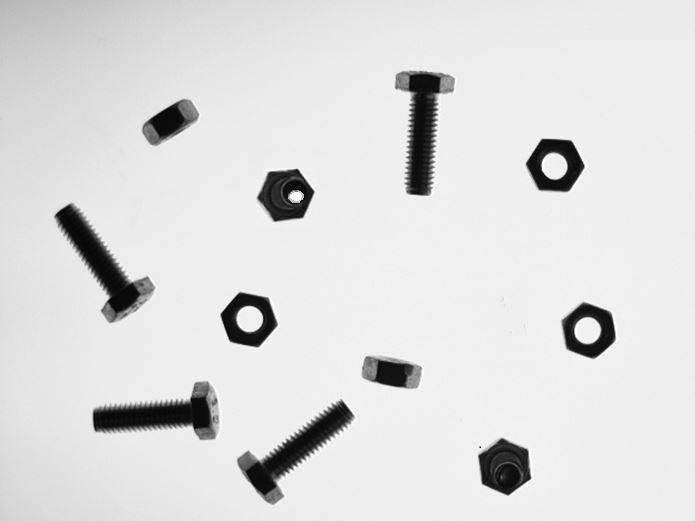
#> input picture bouten_moeren2.jpg, 695 x 521 px
$ python BoutenEnMoeren.py
#> lines starting #> are read from the running program, lines starting #| are printed output that depends on the picture; after the words box and inside, x2 and y2 are one past the last pixel; in counts of white or black regions, pixels touching at a corner belong together
import numpy as np
import cv2
import math

img = cv2.imread('./bouten_moeren2.jpg')
#> img is the input picture: shape (521, 695, 3); min 0, max 255, mean 220
gray = cv2.cvtColor(img, cv2.COLOR_BGR2GRAY)
grayBlur = cv2.GaussianBlur(gray, (25,25), 0)
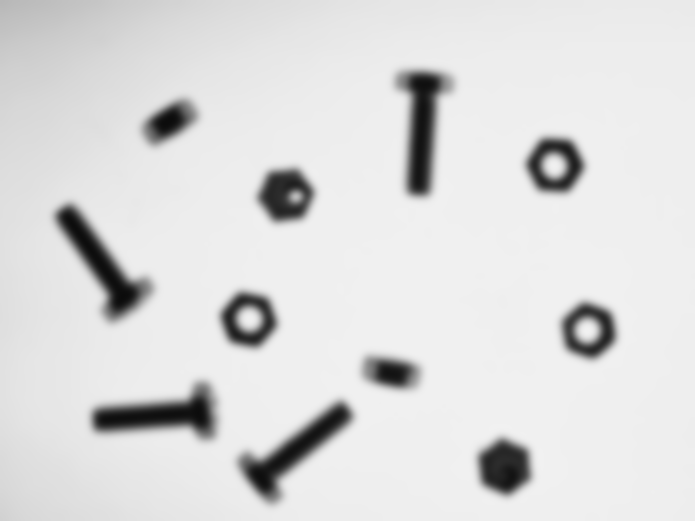
#> grayBlur: shape (521, 695); min 11, max 241, mean 220
ret,th=cv2.threshold(grayBlur, 180, 255, cv2.THRESH_BINARY_INV)
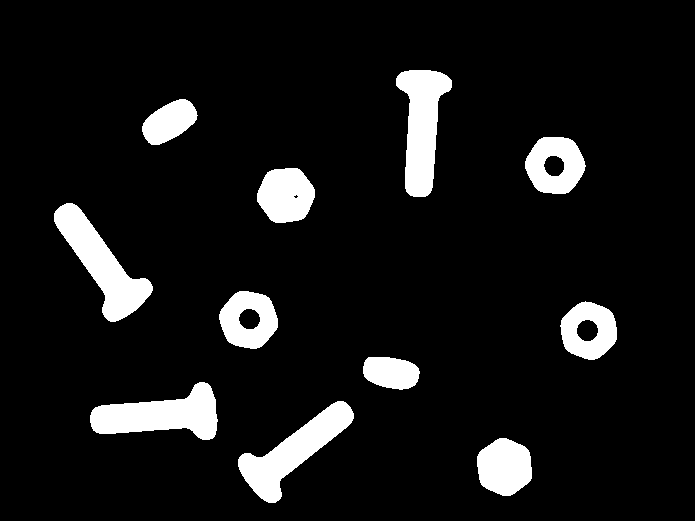
#> th: shape (521, 695); 8.8% white; 11 white regions
contours, hierarchy = cv2.findContours(th, cv2.RETR_TREE, cv2.CHAIN_APPROX_SIMPLE)
#> contours = 15 contours, 1 with area under 20; largest, box (x1, y1, x2, y2) and area: (54, 203, 153, 322) 4148, (90, 382, 218, 440) 4056, (238, 401, 354, 503) 3987, (396, 70, 452, 197) 3942, (525, 137, 586, 194) 2616

thresholdRedelijkRond = 0.5
thresholdErgRond = 0.8
thresholdTeRond = 0.90

thresholdGroteGaten = 50

hierarchy = hierarchy[0]
for cnr in range(len(contours)):
    cnt = contours[cnr]
    area = cv2.contourArea(cnt)
    # teken alleen contouren met een oppervlakte groter dan 100
    if area > 100:
        #bereken de cirkel factor
        perimeter = cv2.arcLength(cnt, True)
        factor = 4 * math.pi * area / perimeter ** 2
        #kijk of er nog meer contouren binnen dit contour vallen (parent-child hierarchy)
        holes = 0
        child = hierarchy[cnr][2]
        while child >= 0:
            holes += cv2.contourArea(contours[child])
            child = hierarchy[child][0]
        #klassificeer de bouten en moeren
        if factor > thresholdTeRond:#binnenste cirkel van liggende moer (veel te rond)
            continue
        elif factor < thresholdRedelijkRond and holes < thresholdGroteGaten: #liggende bout (niet rond, zonder gaten)
            cv2.drawContours(img, [cnt], -1, (0,255,255), 3)
        elif factor > thresholdErgRond and holes < thresholdGroteGaten: #staande bout (erg rond, met weinig gaten)
            cv2.drawContours(img, [cnt], -1, (100,200,0), 3)
        elif factor > thresholdRedelijkRond and holes > thresholdGroteGaten:#liggende moer(redelijk rond, met veel gaten)
            cv2.drawContours(img, [cnt], -1, (255,0,0), 3)
        elif factor > thresholdRedelijkRond and holes < thresholdGroteGaten:#staande moer(redelijk rond, zonder gaten)
            cv2.drawContours(img, [cnt], -1, (255,0,250), 3)
        print("Area: " + str(area) + " Factor: " + str(factor) + "Holes: " + str(holes))
#> this loop made 15 passes
#> (area, perimeter, factor) on passes 1, 2, 3, 4, 5, 6, 7, 8, 9, 10, 12, 13: (2398, 185.7, 0.874), (3987, 345.6, 0.42), (4055.5, 341.9, 0.436), (1410, 152.6, 0.761), (2466.5, 187.6, 0.881), (373, 71.6, 0.914), (2536.5, 190.8, 0.876), (355.5, 70.18, 0.907), (4148, 345.1, 0.438), (2402.5, 186.3, 0.87), (2616, 193.3, 0.879), (346.5, 69.36, 0.905)
#| Area: 2398.0 Factor: 0.8740232652517921Holes: 0
#| Area: 3987.0 Factor: 0.41950690292472204Holes: 0
#| Area: 4055.5 Factor: 0.43590856667231664Holes: 0
#| Area: 1410.0 Factor: 0.761200365411971Holes: 0
#| Area: 2466.5 Factor: 0.880875486037779Holes: 373.0
#| Area: 2536.5 Factor: 0.87600206846507Holes: 355.5
#| Area: 4148.0 Factor: 0.43767543257108155Holes: 0
#| Area: 2402.5 Factor: 0.8701643826238552Holes: 11.0
#> (further printed lines are left out)
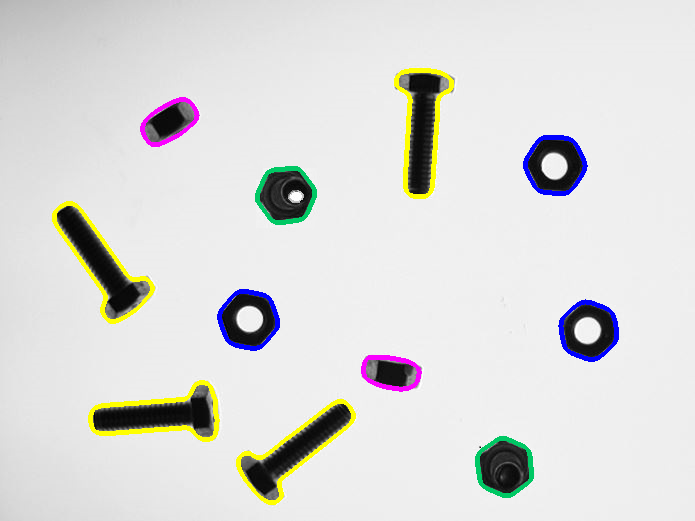
#> img: shape (521, 695, 3); 3.12% of pixels changed, all inside (x1, y1, x2, y2) = (52, 68, 619, 505)

cv2.imshow('contours', img)
k = cv2.waitKey(0)
#> (key Esc is pressed here)
cv2.destroyAllWindows()
